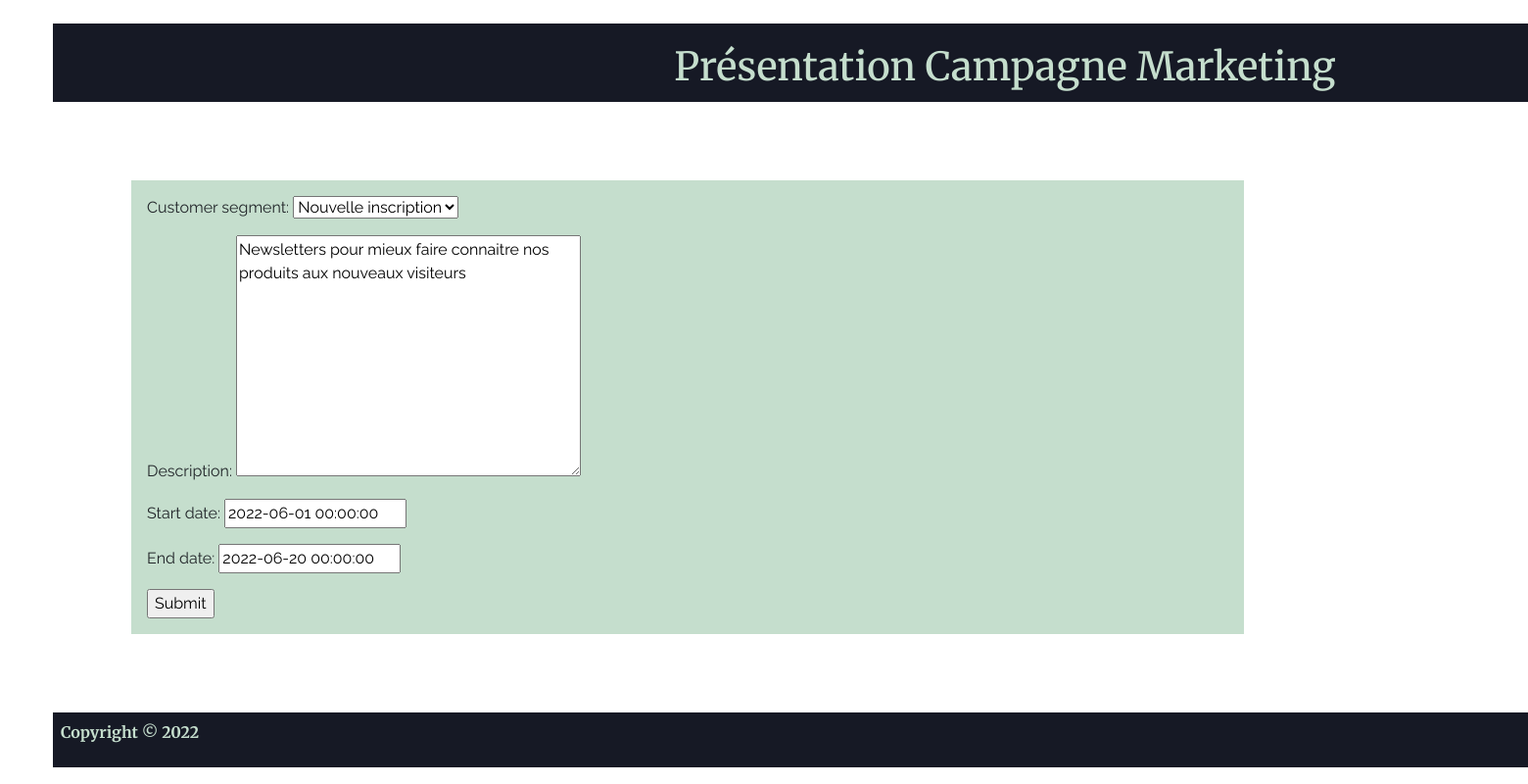
The app's page /Campagne_Marketing_mise_à_jour/3 with its own data.
### Main/models.py (models this page shows, shortened)
class Marketing (models.Model):
    CUSTOMER_SEGMENT_CHOICES=(("Stars","Stars"),("Nouvelle inscription","Nouvelle inscription"),("Potentiel moyen","Potentiel moyen"))
    customer_segment=models.CharField(max_length=255, null=True,choices=CUSTOMER_SEGMENT_CHOICES)
    description=models.TextField(max_length=255, null=True)
    start_date=models.DateTimeField(blank=True,null=True)
    end_date=models.DateTimeField(blank=True,null=True)

### Main/forms.py
class MarketingForm(ModelForm):
    class Meta():
        model = Marketing
        fields='__all__'

### Main/views.py (called while the page is built)
def update_marketing(request,pk):
    my_marketing=Marketing.objects.get(id=pk)
    if request.method == 'POST':
        my_form=MarketingForm(request.POST,instance=my_marketing)
        if my_form.is_valid():
            my_form.save()
            return redirect('/Campagnes_Marketing/')
    my_form= MarketingForm(instance=my_marketing)
    context={'marketing':my_marketing,'form':my_form}
    return render(request, 'Main/marketing_update.html',context)

### Main/Templates/Main/marketing_update.html (shortened to what this page needs)
{% extends "main/base.html" %}
{% block content %}
    <header>
        <h1> Présentation Campagne Marketing </h1>
    </header>
    <form method='POST'>
        <div class="form">
            {{form.as_p}}
            <input type="submit" name="Mettre à jour">
        </div>
    </form>
{% endblock content %}

### static/css/main.css (style rules this page uses)
html { height: 100%; width: 90%; }
header { height: 10%; width:150%; background-color:#161925; color:#C5DECD; font-family: 'Merriweather', serif; text-align: center; padding:2.5vh; top:0; }
body { height:100%; top:10%; font-family: 'Raleway', sans-serif; }
.form { margin:10vh; background-color: #C5DECD; padding:2vh; }

### records on screen
Marketing: customer_segment "Nouvelle inscription", description "Newsletters pour mieux faire connaitre nos produits aux nouveaux visiteurs", start_date "2022-06-01 00:00:00", end_date "2022-06-20 00:00:00"
